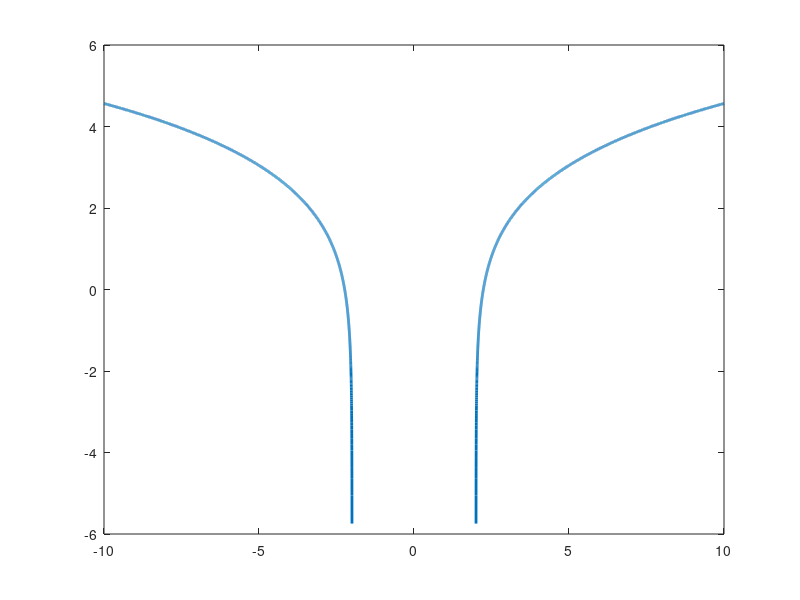

Source code (MATLAB):
A = linspace(-10,-2,10000);
B = linspace(2,10,10000);
x = [A,B];
y = log((x.^2) - 4);
plot (x , y , "Linewidth", 2);
